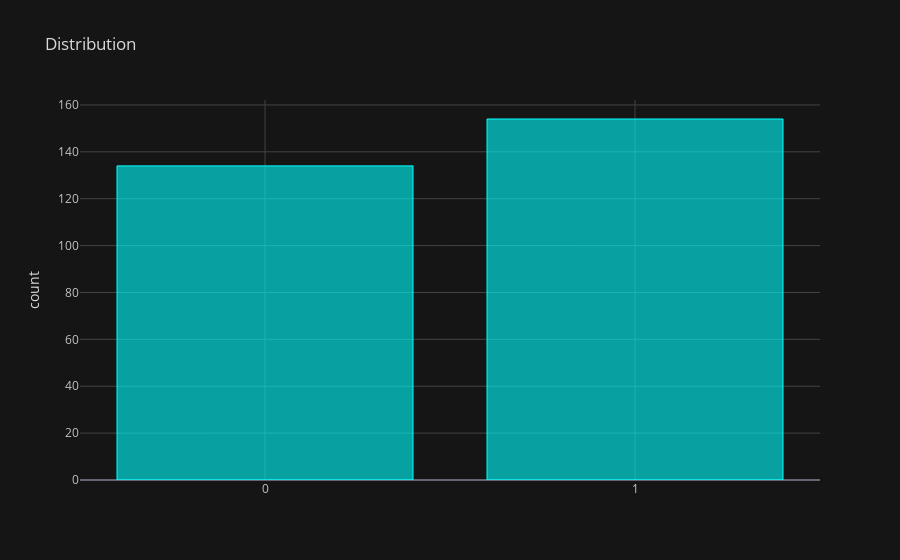

The notebook cell this image was saved under:
### Markdown cell above
Visualising each score count distribution between 0 and 1

### Code cell
df.astype('string').groupby('A2_Score').count()['id'].iplot(kind='bar',title=' Distribution', yTitle='count', theme='solar', color='cyan')

### Figure 1 — Plotly figure (JSON) as saved in the notebook; plotly's stock layout.template omitted (floating-point values rounded to 4 significant figures)
{"data": [{"marker": {"color": "rgba(0, 255, 255, 0.6)", "line": {"color": "rgba(0, 255, 255, 1.0)", "width": 1}}, "name": "id", "orientation": "v", "text": "", "type": "bar", "x": ["0", "1"], "y": [134, 154]}], "layout": {"legend": {"bgcolor": "#151516", "font": {"color": "#D9D9D9"}}, "paper_bgcolor": "#151516", "plot_bgcolor": "#151516", "title": {"font": {"color": "#D9D9D9"}, "text": " Distribution"}, "xaxis": {"gridcolor": "#434343", "showgrid": true, "tickfont": {"color": "#C2C2C2"}, "title": {"font": {"color": "#D9D9D9"}, "text": ""}, "zerolinecolor": "#666570"}, "yaxis": {"gridcolor": "#434343", "showgrid": true, "tickfont": {"color": "#C2C2C2"}, "title": {"font": {"color": "#D9D9D9"}, "text": "count"}, "zerolinecolor": "#666570"}}}
